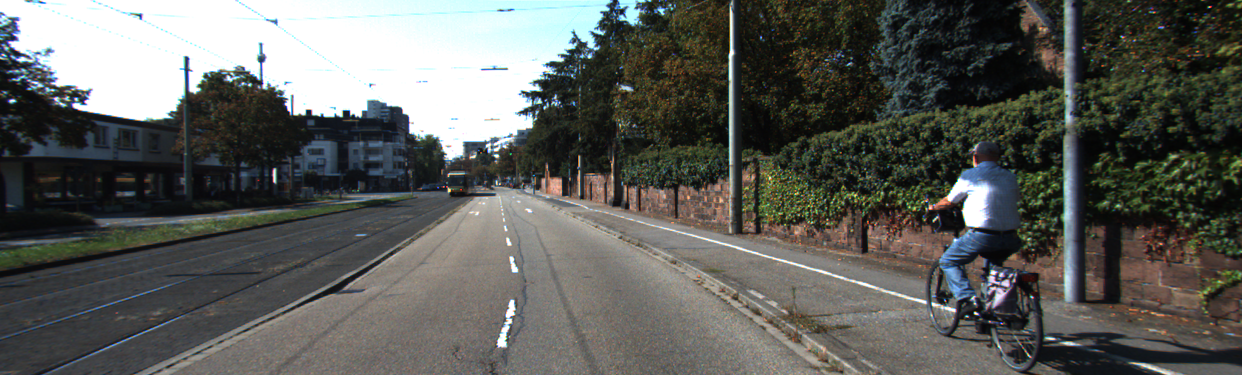
#> input picture dataset/images/um_000000.png, 1242 x 375 px
$ python Algorithm2B.py   (older library calls are emulated)
#> lines starting #> are read from the running program, lines starting #| are printed output that depends on the picture; after the words box and inside, x2 and y2 are one past the last pixel; in counts of white or black regions, pixels touching at a corner belong together
#!/usr/bin/env python3
# -*- coding: utf-8 -*-
"""
Created on Mon May 11 03:40:59 2020

@author: sarjana
"""


import numpy as np
import cv2
import os
import glob
import matplotlib.pyplot as plt
import pickle

class Algorithm2B:
    running_avg = None
    index = None

    def __init__(self):
        pass

    # [43 lines left out: functions undistort_img, undistort, not called in this run]

    def pipeline(self, img, s_thresh=(100, 255), sx_thresh=(15, 255)):
        #img = undistort(img)
        img = np.copy(img)
        # Convert to HLS color space and separate the V channel
        hls = cv2.cvtColor(img, cv2.COLOR_RGB2HLS).astype(np.float)
        l_channel = hls[:,:,1]
        s_channel = hls[:,:,2]
        h_channel = hls[:,:,0]
        # Sobel x
        sobelx = cv2.Sobel(l_channel, cv2.CV_64F, 1, 1) # Take the derivative in x
        abs_sobelx = np.absolute(sobelx) # Absolute x derivative to accentuate lines away from horizontal
        scaled_sobel = np.uint8(255*abs_sobelx/np.max(abs_sobelx))

        # Threshold x gradient
        sxbinary = np.zeros_like(scaled_sobel)
        sxbinary[(scaled_sobel >= sx_thresh[0]) & (scaled_sobel <= sx_thresh[1])] = 1

        # Threshold color channel
        s_binary = np.zeros_like(s_channel)
        s_binary[(s_channel >= s_thresh[0]) & (s_channel <= s_thresh[1])] = 1

        color_binary = np.dstack((np.zeros_like(sxbinary), sxbinary, s_binary)) * 255

        combined_binary = np.zeros_like(sxbinary)
        combined_binary[(s_binary == 1) | (sxbinary == 1)] = 1
        return combined_binary

    def perspective_warp(self, img,
                        dst_size=(1242,375),
                        #src=np.float32([(0.43,0.65),(0.58,0.65),(0.1,1),(1,1)]),
                        src=np.float32([(0.43,0.53),(0.52,0.53),(0.27,1),(0.75,1)]),
                        dst=np.float32([(0,0), (1, 0), (0,1), (1,1)])):
        img_size = np.float32([(img.shape[1],img.shape[0])])
        src = src* img_size
        # For destination points, I'm arbitrarily choosing some points to be
        # a nice fit for displaying our warped result
        # again, not exact, but close enough for our purposes
        dst = dst * np.float32(dst_size)
        # Given src and dst points, calculate the perspective transform matrix
        M = cv2.getPerspectiveTransform(src, dst)
        # Warp the image using OpenCV warpPerspective()
        warped = cv2.warpPerspective(img, M, dst_size)
        return warped

    def inv_perspective_warp(self, img,
                        dst_size=(1242,375),
                        src=np.float32([(0,0), (1, 0), (0,1), (1,1)]),
                        #dst=np.float32([(0.43,0.65),(0.58,0.65),(0.1,1),(1,1)]),
                        dst=np.float32([(0.43,0.53),(0.52,0.53),(0.27,1),(0.75,1)]),):
        img_size = np.float32([(img.shape[1],img.shape[0])])
        src = src* img_size
        # For destination points, I'm arbitrarily choosing some points to be
        # a nice fit for displaying our warped result
        # again, not exact, but close enough for our purposes
        dst = dst * np.float32(dst_size)
        # Given src and dst points, calculate the perspective transform matrix
        M = cv2.getPerspectiveTransform(src, dst)
        # Warp the image using OpenCV warpPerspective()
        warped = cv2.warpPerspective(img, M, dst_size)
        return warped

    def get_hist(self, img):
        hist = np.sum(img[img.shape[0]//2:,:], axis=0)
        return hist

    def sliding_window(self, img, nwindows=9, margin=150, minpix = 1, draw_windows=True):
        global left_a, left_b, left_c,right_a, right_b, right_c
        left_a, left_b, left_c = [],[],[]
        right_a, right_b, right_c = [],[],[]
        left_fit_= np.empty(3)
        right_fit_ = np.empty(3)
        out_img = np.dstack((img, img, img))*255

        histogram = self.get_hist(img)
        # find peaks of left and right halves
        midpoint = int(histogram.shape[0]/2)
        leftx_base = np.argmax(histogram[:midpoint])
        rightx_base = np.argmax(histogram[midpoint:]) + midpoint


        # Set height of windows
        window_height = np.int(img.shape[0]/nwindows)
        # Identify the x and y positions of all nonzero pixels in the image
        nonzero = img.nonzero()
        nonzeroy = np.array(nonzero[0])
        nonzerox = np.array(nonzero[1])
        # Current positions to be updated for each window
        leftx_current = leftx_base
        rightx_current = rightx_base


        # Create empty lists to receive left and right lane pixel indices
        left_lane_inds = []
        right_lane_inds = []

        # Step through the windows one by one
        for window in range(nwindows):
            # Identify window boundaries in x and y (and right and left)
            win_y_low = img.shape[0] - (window+1)*window_height
            win_y_high = img.shape[0] - window*window_height
            win_xleft_low = leftx_current - margin
            win_xleft_high = leftx_current + margin
            win_xright_low = rightx_current - margin
            win_xright_high = rightx_current + margin
            # Draw the windows on the visualization image
            if draw_windows == True:
                cv2.rectangle(out_img,(win_xleft_low,win_y_low),(win_xleft_high,win_y_high),
                (100,255,255), 3)
                cv2.rectangle(out_img,(win_xright_low,win_y_low),(win_xright_high,win_y_high),
                (100,255,255), 3)
            # Identify the nonzero pixels in x and y within the window
            good_left_inds = ((nonzeroy >= win_y_low) & (nonzeroy < win_y_high) &
            (nonzerox >= win_xleft_low) &  (nonzerox < win_xleft_high)).nonzero()[0]
            good_right_inds = ((nonzeroy >= win_y_low) & (nonzeroy < win_y_high) &
            (nonzerox >= win_xright_low) &  (nonzerox < win_xright_high)).nonzero()[0]
            # Append these indices to the lists
            left_lane_inds.append(good_left_inds)
            right_lane_inds.append(good_right_inds)
            # If you found > minpix pixels, recenter next window on their mean position
            if len(good_left_inds) > minpix:
                leftx_current = np.int(np.mean(nonzerox[good_left_inds]))
            if len(good_right_inds) > minpix:
                rightx_current = np.int(np.mean(nonzerox[good_right_inds]))


    # [11 lines of commented-out code are left out]
        left_lane_inds = np.concatenate(left_lane_inds)
        right_lane_inds = np.concatenate(right_lane_inds)

        # Extract left and right line pixel positions
        leftx = nonzerox[left_lane_inds]
        lefty = nonzeroy[left_lane_inds]
        rightx = nonzerox[right_lane_inds]
        righty = nonzeroy[right_lane_inds]

        # Fit a second order polynomial to each
        left_fit = np.polyfit(lefty, leftx, 2)
        right_fit = np.polyfit(righty, rightx, 2)

        left_a.append(left_fit[0])
        left_b.append(left_fit[1])
        left_c.append(left_fit[2])

        right_a.append(right_fit[0])
        right_b.append(right_fit[1])
        right_c.append(right_fit[2])

        left_fit_[0] = np.mean(left_a[-10:])
        left_fit_[1] = np.mean(left_b[-10:])
        left_fit_[2] = np.mean(left_c[-10:])

        right_fit_[0] = np.mean(right_a[-10:])
        right_fit_[1] = np.mean(right_b[-10:])
        right_fit_[2] = np.mean(right_c[-10:])

        # Generate x and y values for plotting
        ploty = np.linspace(0, img.shape[0]-1, img.shape[0] )
        left_fitx = left_fit_[0]*ploty**2 + left_fit_[1]*ploty + left_fit_[2]
        right_fitx = right_fit_[0]*ploty**2 + right_fit_[1]*ploty + right_fit_[2]

        out_img[nonzeroy[left_lane_inds], nonzerox[left_lane_inds]] = [255, 0, 100]
        out_img[nonzeroy[right_lane_inds], nonzerox[right_lane_inds]] = [0, 100, 255]

        return out_img, (left_fitx, right_fitx), (left_fit_, right_fit_), ploty

    def get_curve(self, img, leftx, rightx):
        ploty = np.linspace(0, img.shape[0]-1, img.shape[0])
        y_eval = np.max(ploty)
        ym_per_pix = 30.5/375 # meters per pixel in y dimension
        xm_per_pix = 3.7/375 # meters per pixel in x dimension

        # Fit new polynomials to x,y in world space
        left_fit_cr = np.polyfit(ploty*ym_per_pix, leftx*xm_per_pix, 2)
        right_fit_cr = np.polyfit(ploty*ym_per_pix, rightx*xm_per_pix, 2)
        # Calculate the new radii of curvature
        left_curverad = ((1 + (2*left_fit_cr[0]*y_eval*ym_per_pix + left_fit_cr[1])**2)**1.5) / np.absolute(2*left_fit_cr[0])
        right_curverad = ((1 + (2*right_fit_cr[0]*y_eval*ym_per_pix + right_fit_cr[1])**2)**1.5) / np.absolute(2*right_fit_cr[0])

        car_pos = img.shape[1]/2
        l_fit_x_int = left_fit_cr[0]*img.shape[0]**2 + left_fit_cr[1]*img.shape[0] + left_fit_cr[2]
        r_fit_x_int = right_fit_cr[0]*img.shape[0]**2 + right_fit_cr[1]*img.shape[0] + right_fit_cr[2]
        lane_center_position = (r_fit_x_int + l_fit_x_int) /2
        center = (car_pos - lane_center_position) * xm_per_pix / 10
        # Now our radius of curvature is in meters
        return (left_curverad, right_curverad, center)

    def draw_lanes(self, img, left_fit, right_fit):
        ploty = np.linspace(0, img.shape[0]-1, left_fit.shape[0])
        color_img = np.zeros_like(img)

        left = np.array([np.transpose(np.vstack([left_fit, ploty]))])
        right = np.array([np.flipud(np.transpose(np.vstack([right_fit, ploty])))])
        points = np.hstack((left, right))

        cv2.fillPoly(color_img, np.int_(points), (255,255,255))
        inv_perspective = self.inv_perspective_warp(color_img)
        blankcanvas = np.zeros_like(inv_perspective)
        inv_perspective = cv2.addWeighted(blankcanvas, 1, inv_perspective, 1, 0)
        return inv_perspective

    # [14 lines left out: function vid_pipeline, not called in this run]


    def detectLane(self, frame):
        img1 = self.pipeline(frame)
        img2 = self.perspective_warp(img1)
        out_img, curves, lanes, ploty = self.sliding_window(img2, draw_windows=False)
        curverad = self.get_curve(img2, curves[0], curves[1])
        lane_curve = np.mean([curverad[0], curverad[1]])
        img3 = self.draw_lanes(frame, curves[0], curves[1])

        return cv2.cvtColor(img3, cv2.COLOR_BGR2GRAY)


if __name__ == '__main__':
    # Run application
    laneDetector = Algorithm2B()

    frame = cv2.imread('dataset/images/um_000000.png')
#> frame is the input picture: shape (375, 1242, 3); mean B, G, R 89.7, 93.9, 92.4
    output = laneDetector.detectLane(frame)
#> in pipeline, `s_channel = hls[:,:,2]`:
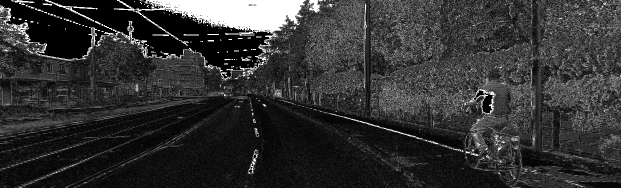
#> s_channel: shape (375, 1242) float64 (shown at 1/2 size); min 0, max 255, mean 50.6
#> in pipeline, `h_channel = hls[:,:,0]`:
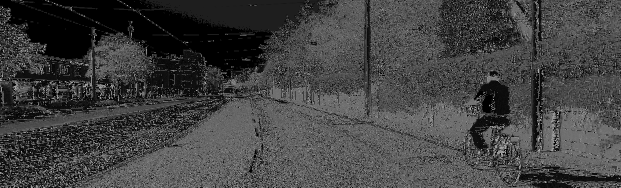
#> h_channel: shape (375, 1242) float64 (shown at 1/2 size); min 0, max 180, mean 65.9
#> in pipeline, `sobelx = cv2.Sobel(l_channel, cv2.CV_64F, 1, 1)`:
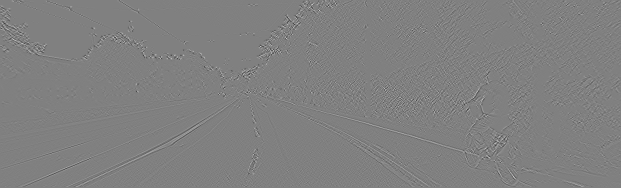
#> sobelx: shape (375, 1242) float64 (shown at 1/2 size); min -275, max 271, mean 0; drawn with min black and max white
#> in detectLane, `img1 = self.pipeline(frame)`:
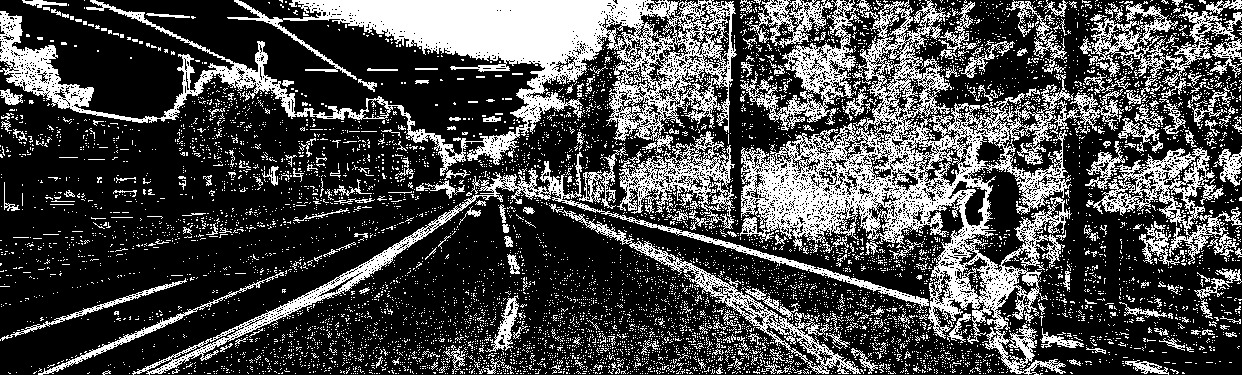
#> img1: shape (375, 1242); values 0 (black) and 1 (white), 29.1% white; 7794 white regions (7512 under 20 px), largest, box (x1, y1, x2, y2) and area: (0, 0, 737, 176) 34623, (740, 0, 1124, 375) 33026, (132, 152, 929, 375) 6634
#> in perspective_warp, `src = src* img_size`: src = [[534.1, 198.7], [645.8, 198.7], [335.3, 375], [931.5, 375]]
#> in perspective_warp, `dst = dst * np.float32(dst_size)`: dst = [[0, 0], [1242, 0], [0, 375], [1242, 375]]
#> in perspective_warp, `M = cv2.getPerspectiveTransform(src, dst)`: M = [[-2.86, -3.22, 2167.5], [-1.1e-15, -2.92, 580.3], [-2.33e-18, -0.00633, 1]]
#> in get_hist, `hist = np.sum(img[img.shape[0]//2:,:], axis=0)`: hist = 1242 values, max 70 at index 1083, min 0 at index 393, mean 30.12
#> in sliding_window, `histogram = self.get_hist(img)`: histogram has the same summary as hist in get_hist
#> in sliding_window, `leftx_base = np.argmax(histogram[:midpoint])`: leftx_base = 307
#> in sliding_window, `rightx_base = np.argmax(histogram[midpoint:]) + midpoint`: rightx_base = 1083
#> in sliding_window, `nonzero = img.nonzero()`: nonzero = 106821 positions, rows 0 to 374, columns 0 to 1241
#> in sliding_window, `leftx_current = leftx_base`: leftx_current = 307
#> in sliding_window, `rightx_current = rightx_base`: rightx_current = 1083
#> the loop in sliding_window, `for window in range(nwindows):` made 9 passes
#> (win_xleft_low, win_xleft_high, win_xright_low, win_xright_high, leftx_current, rightx_current) on passes 1 to 8: (157, 457, 933, 1233, 302, 1069), (152, 452, 919, 1219, 292, 1020), (142, 442, 870, 1170, 228, 936), (78, 378, 786, 1086, 147, 839), (-3, 297, 689, 989, 61, 851), (-89, 211, 701, 1001, 73, 867), (-77, 223, 717, 1017, 66, 886), (-84, 216, 736, 1036, 73, 895)
#> after the loop in sliding_window, `for window in range(nwindows):`: left_lane_inds = 9 items
#> in sliding_window, `left_lane_inds = np.concatenate(left_lane_inds)`: left_lane_inds = 12552 values, max 106620 at index 2492, min 3010 at index 11416, mean 67547.1
#> in sliding_window, `leftx = nonzerox[left_lane_inds]`: leftx = 12552 values, max 456 at index 188, min 0 at index 5976, mean 158.7
#> in sliding_window, `lefty = nonzeroy[left_lane_inds]`: lefty = 12552 values, max 374 at index 2418, min 6 at index 11416, mean 201.2
#> in sliding_window, `left_fit = np.polyfit(lefty, leftx, 2)`: left_fit = [0.00405, -0.875, 119.7]
#> in sliding_window, `right_fit = np.polyfit(righty, rightx, 2)`: right_fit = [0.00423, -1.13, 937.5]
#> in sliding_window, `out_img[nonzeroy[right_lane_inds], nonzerox[right_lane_inds]] = [0, 10..`:
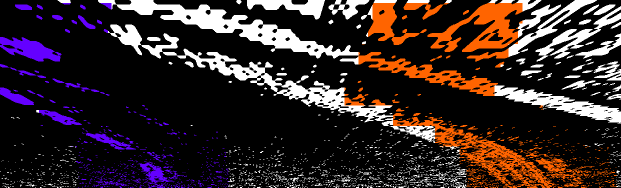
#> out_img: shape (375, 1242, 3) (shown at 1/2 size); mean of channels 0, 1, 2 39.9, 40.3, 54.3; drawn as B, G, R
#> in detectLane, `out_img, curves, lanes, ploty = self.sliding_window(img2, draw_windows..`: lanes = ([0.00405, -0.875, 119.7], [0.00423, -1.13, 937.5]); ploty = 375 values from 0 to 374
#> in get_curve, `left_fit_cr = np.polyfit(ploty*ym_per_pix, leftx*xm_per_pix, 2)`: left_fit_cr = [0.00604, -0.106, 1.18]
#> in get_curve, `right_fit_cr = np.polyfit(ploty*ym_per_pix, rightx*xm_per_pix, 2)`: right_fit_cr = [0.00631, -0.137, 9.25]
#> in get_curve, `left_curverad = ((1 + (2*left_fit_cr[0]*y_eval*ym_per_pix + left_fit_c..`: left_curverad = 91.36
#> in get_curve, `right_curverad = ((1 + (2*right_fit_cr[0]*y_eval*ym_per_pix + right_fi..`: right_curverad = 86.56
#> in get_curve, `l_fit_x_int = left_fit_cr[0]*img.shape[0]**2 + left_fit_cr[1]*img.shap..`: l_fit_x_int = 811.3
#> in get_curve, `r_fit_x_int = right_fit_cr[0]*img.shape[0]**2 + right_fit_cr[1]*img.sh..`: r_fit_x_int = 845.6
#> in get_curve, `lane_center_position = (r_fit_x_int + l_fit_x_int) /2`: lane_center_position = 828.4
#> in get_curve, `center = (car_pos - lane_center_position) * xm_per_pix / 10`: center = -0.205
#> in detectLane, `curverad = self.get_curve(img2, curves[0], curves[1])`: curverad = (91.36, 86.56, -0.205)
#> in detectLane, `lane_curve = np.mean([curverad[0], curverad[1]])`: lane_curve = 88.96
#> in draw_lanes, `left = np.array([np.transpose(np.vstack([left_fit, ploty]))])`: left = 375 pairs, first value 72.47 to 359.2, second value 0 to 374
#> in draw_lanes, `right = np.array([np.flipud(np.transpose(np.vstack([right_fit, ploty])..`: right = 375 pairs, first value 862 to 1106.8, second value 0 to 374
#> in draw_lanes, `points = np.hstack((left, right))`: points = 750 pairs, first value 72.47 to 1106.8, second value 0 to 374
#> in draw_lanes, `cv2.fillPoly(color_img, np.int_(points), (255,255,255))`:
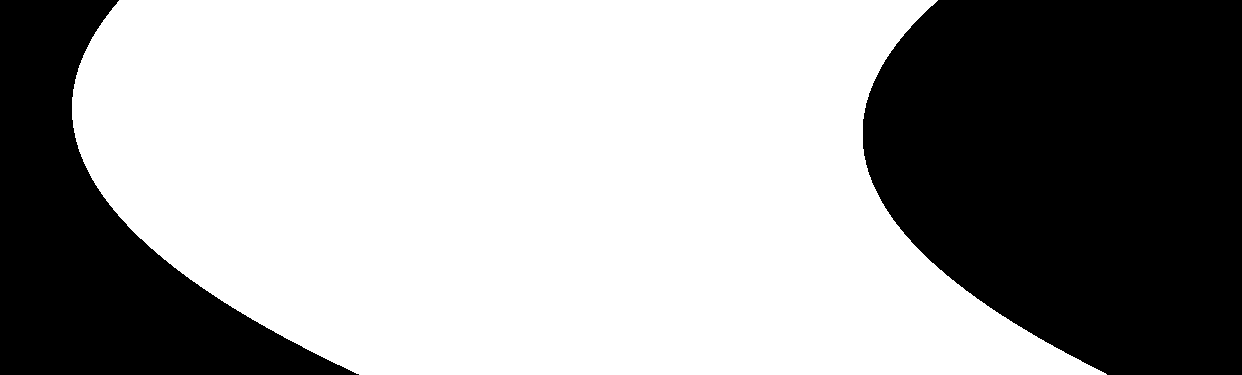
#> color_img: shape (375, 1242, 3); 62.8% white; 2 black regions, box (x1, y1, x2, y2) and area: (863, 0, 1242, 375) 119093, (0, 0, 359, 375) 54282
#> in inv_perspective_warp, `src = src* img_size`: src = [[0, 0], [1242, 0], [0, 375], [1242, 375]]
#> in inv_perspective_warp, `dst = dst * np.float32(dst_size)`: dst = [[534.1, 198.7], [645.8, 198.7], [335.3, 375], [931.5, 375]]
#> in inv_perspective_warp, `M = cv2.getPerspectiveTransform(src, dst)`: M = [[0.09, -1.26, 534.1], [3.18e-17, -0.342, 198.7], [1.6e-19, -0.00217, 1]]
#> in inv_perspective_warp, `warped = cv2.warpPerspective(img, M, dst_size)`:
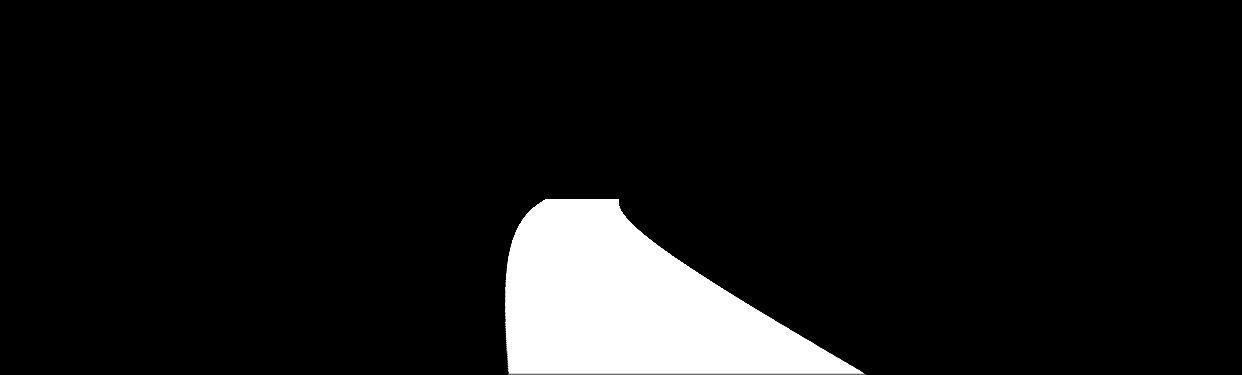
#> warped: shape (375, 1242, 3); min 0, max 255, mean 20.6

    print(output.shape)
#| (375, 1242)
    print(output.dtype)
#| uint8

    cv2.imshow('output', output)
    cv2.waitKey(0)

    '''
    sourceFolder = '/Users/sarjana/Documents/UMD /Spring 2020/ENSE 622/dataset/images'
    destFolder = '/Users/sarjana/Documents/UMD /Spring 2020/ENSE 622/dataset/Hackster_Code'
    filename = os.listdir(sourceFolder)
    for file in filename :
        if file.endswith('.png') :
            img = cv2.imread(sourceFolder+ '/'+ file)
            img1 = pipeline(img)
            img2 = perspective_warp(img1)
            out_img, curves, lanes, ploty = sliding_window(img2, draw_windows=False)
            curverad =get_curve(img2, curves[0], curves[1])
            lane_curve = np.mean([curverad[0], curverad[1]])
            img3 = draw_lanes(img, curves[0], curves[1])
            cv2.imwrite(destFolder + '/' + file,img3)
    '''
